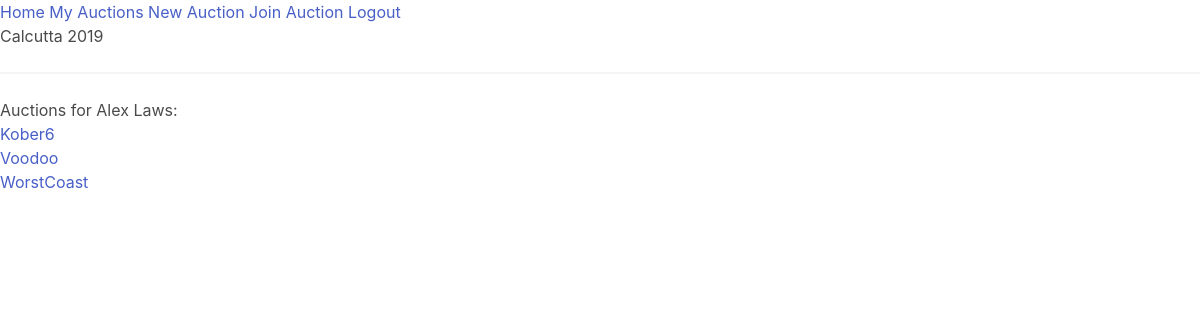
The page /user/lawsalex (signed in) on the database its author committed.
### model.py (models this page shows, shortened)
class BaseModel(Model):
    class Meta:
        database = database

class User(UserMixin, BaseModel):
    username = CharField(max_length=30, unique=True)
    first_name = CharField(max_length=30, unique=True)
    last_name = CharField(max_length=30, unique=True)
    email = CharField(max_length=64, unique=True)
    password_hash = CharField(max_length=128)

class User_access(BaseModel):
    user_in_auction = ForeignKeyField(User)
    auction = ForeignKeyField(Auction)

class Auction(BaseModel):
    auction_name = CharField(max_length=30, unique=True)
    code = CharField(max_length=30)
    current_team = ForeignKeyField(Team, null=True)

### main.py (the view)
@app.route('/user/<username>')
@login_required
def user(username):
    user = get_object_or_404(User, User.username == username)
    auctions = User_access.select().where(User_access.user_in_auction == user)
    return render_template('user.jinja2', user=user, auctions=auctions)

### main.py (called while the page is built)
def get_object_or_404(model, *criterion):
    output = model.select().where(*criterion).get()
    if output is None:
        abort(404)
    else:
        return output

@sign_in.user_loader
def load_user(id):
    return User.select().where(User.id == id).get()

### templates/user.jinja2
{% extends 'base.jinja2' %}
{% block content %}
    <h1>Auctions for {{ user.first_name }} {{ user.last_name }}:</h1>
    {% for auction in auctions %}
    <p>
        <a href="{{url_for('auction', auction_name=auction.auction.auction_name) }}">{{ auction.auction.auction_name }}</a>
    </p>
    {% endfor %}
{% endblock %}

### rows shown on the page
User: first_name "Alex", last_name "Laws"
User_access: auction.auction_name "Kober6"
User_access: auction.auction_name "Voodoo"
User_access: auction.auction_name "WorstCoast"
